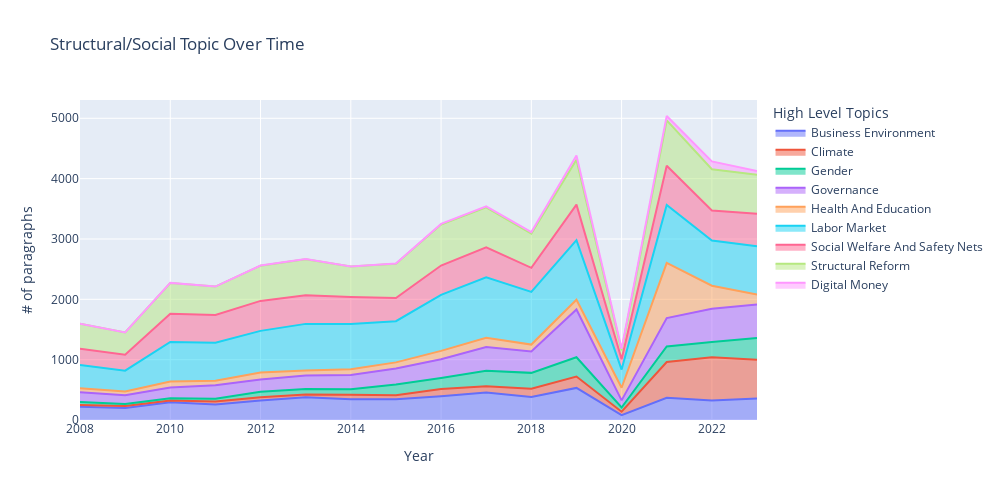

The code cell stored with this chart in its notebook:
### Code cell
def time_series_level1(collapsed_df,title='Structural/Social Topic Over Time'):
    fig = px.area(collapsed_df, 
                x="Year", 
                y="File_Name", 
                color="level_1", 
                line_group="level_1",
                height=500,
                width=1000,
                title=title,
                )
    fig.update_layout(legend=dict(
                                title=dict(
                                    text='High Level Topics',
                                    font=dict(size=14)  # Optional: set the font size
                                ),),
                        yaxis_title='# of paragraphs'
        
                        )
    return fig

fig = time_series_level1(collapsed_df,title='Structural/Social Topic Over Time')
fig.write_image(os.path.join(chats_out_folder,"TimeSeries_AIV_Topic_counts_Structural.png"))
fig.write_html(os.path.join(chats_out_folder,"TimeSeries_AIV_Topic_counts_Structural.html"))
fig.show()

### Figure 1 — Plotly figure (JSON) as saved in the notebook; plotly's stock layout.template omitted (floating-point values rounded to 4 significant figures)
{"data": [{"fillpattern": {"shape": ""}, "hovertemplate": "level_1=Business Environment<br>Year=%{x}<br>File_Name=%{y}<extra></extra>", "legendgroup": "Business Environment", "line": {"color": "#636efa"}, "marker": {"symbol": "circle"}, "mode": "lines", "name": "Business Environment", "orientation": "v", "showlegend": true, "stackgroup": "1", "type": "scatter", "x": [2008, 2009, 2010, 2011, 2012, 2013, 2014, 2015, 2016, 2017, 2018, 2019, 2020, 2021, 2022, 2023], "xaxis": "x", "y": [221, 198, 293, 258, 323, 379, 343, 345, 395, 454, 382, 532, 79, 368, 325, 356], "yaxis": "y"}, {"fillpattern": {"shape": ""}, "hovertemplate": "level_1=Climate<br>Year=%{x}<br>File_Name=%{y}<extra></extra>", "legendgroup": "Climate", "line": {"color": "#EF553B"}, "marker": {"symbol": "circle"}, "mode": "lines", "name": "Climate", "orientation": "v", "showlegend": true, "stackgroup": "1", "type": "scatter", "x": [2008, 2009, 2010, 2011, 2012, 2013, 2014, 2015, 2016, 2017, 2018, 2019, 2020, 2021, 2022, 2023], "xaxis": "x", "y": [29, 36, 29, 49, 54, 45, 75, 65, 119, 105, 136, 189, 59, 593, 715, 641], "yaxis": "y"}, {"fillpattern": {"shape": ""}, "hovertemplate": "level_1=Gender<br>Year=%{x}<br>File_Name=%{y}<extra></extra>", "legendgroup": "Gender", "line": {"color": "#00cc96"}, "marker": {"symbol": "circle"}, "mode": "lines", "name": "Gender", "orientation": "v", "showlegend": true, "stackgroup": "1", "type": "scatter", "x": [2008, 2009, 2010, 2011, 2012, 2013, 2014, 2015, 2016, 2017, 2018, 2019, 2020, 2021, 2022, 2023], "xaxis": "x", "y": [49, 30, 40, 44, 91, 91, 91, 180, 182, 257, 263, 319, 69, 257, 253, 361], "yaxis": "y"}, {"fillpattern": {"shape": ""}, "hovertemplate": "level_1=Governance<br>Year=%{x}<br>File_Name=%{y}<extra></extra>", "legendgroup": "Governance", "line": {"color": "#ab63fa"}, "marker": {"symbol": "circle"}, "mode": "lines", "name": "Governance", "orientation": "v", "showlegend": true, "stackgroup": "1", "type": "scatter", "x": [2008, 2009, 2010, 2011, 2012, 2013, 2014, 2015, 2016, 2017, 2018, 2019, 2020, 2021, 2022, 2023], "xaxis": "x", "y": [162, 147, 178, 223, 204, 222, 237, 263, 311, 393, 353, 792, 118, 470, 551, 558], "yaxis": "y"}, {"fillpattern": {"shape": ""}, "hovertemplate": "level_1=Health And Education<br>Year=%{x}<br>File_Name=%{y}<extra></extra>", "legendgroup": "Health And Education", "line": {"color": "#FFA15A"}, "marker": {"symbol": "circle"}, "mode": "lines", "name": "Health And Education", "orientation": "v", "showlegend": true, "stackgroup": "1", "type": "scatter", "x": [2008, 2009, 2010, 2011, 2012, 2013, 2014, 2015, 2016, 2017, 2018, 2019, 2020, 2021, 2022, 2023], "xaxis": "x", "y": [66, 62, 99, 76, 114, 85, 97, 102, 139, 153, 116, 161, 210, 915, 382, 163], "yaxis": "y"}, {"fillpattern": {"shape": ""}, "hovertemplate": "level_1=Labor Market<br>Year=%{x}<br>File_Name=%{y}<extra></extra>", "legendgroup": "Labor Market", "line": {"color": "#19d3f3"}, "marker": {"symbol": "circle"}, "mode": "lines", "name": "Labor Market", "orientation": "v", "showlegend": true, "stackgroup": "1", "type": "scatter", "x": [2008, 2009, 2010, 2011, 2012, 2013, 2014, 2015, 2016, 2017, 2018, 2019, 2020, 2021, 2022, 2023], "xaxis": "x", "y": [385, 345, 654, 632, 691, 771, 746, 682, 929, 1001, 872, 988, 300, 961, 749, 799], "yaxis": "y"}, {"fillpattern": {"shape": ""}, "hovertemplate": "level_1=Social Welfare And Safety Nets<br>Year=%{x}<br>File_Name=%{y}<extra></extra>", "legendgroup": "Social Welfare And Safety Nets", "line": {"color": "#FF6692"}, "marker": {"symbol": "circle"}, "mode": "lines", "name": "Social Welfare And Safety Nets", "orientation": "v", "showlegend": true, "stackgroup": "1", "type": "scatter", "x": [2008, 2009, 2010, 2011, 2012, 2013, 2014, 2015, 2016, 2017, 2018, 2019, 2020, 2021, 2022, 2023], "xaxis": "x", "y": [268, 265, 466, 460, 497, 475, 450, 383, 485, 498, 400, 588, 172, 649, 497, 542], "yaxis": "y"}, {"fillpattern": {"shape": ""}, "hovertemplate": "level_1=Structural Reform<br>Year=%{x}<br>File_Name=%{y}<extra></extra>", "legendgroup": "Structural Reform", "line": {"color": "#B6E880"}, "marker": {"symbol": "circle"}, "mode": "lines", "name": "Structural Reform", "orientation": "v", "showlegend": true, "stackgroup": "1", "type": "scatter", "x": [2008, 2009, 2010, 2011, 2012, 2013, 2014, 2015, 2016, 2017, 2018, 2019, 2020, 2021, 2022, 2023], "xaxis": "x", "y": [416, 369, 511, 469, 583, 595, 505, 570, 678, 664, 568, 744, 147, 752, 683, 644], "yaxis": "y"}, {"fillpattern": {"shape": ""}, "hovertemplate": "level_1=Digital Money<br>Year=%{x}<br>File_Name=%{y}<extra></extra>", "legendgroup": "Digital Money", "line": {"color": "#FF97FF"}, "marker": {"symbol": "circle"}, "mode": "lines", "name": "Digital Money", "orientation": "v", "showlegend": true, "stackgroup": "1", "type": "scatter", "x": [2010, 2012, 2013, 2014, 2015, 2016, 2017, 2018, 2019, 2020, 2021, 2022, 2023], "xaxis": "x", "y": [2, 2, 6, 1, 5, 12, 17, 25, 70, 26, 73, 130, 64], "yaxis": "y"}], "layout": {"height": 500, "legend": {"title": {"font": {"size": 14}, "text": "High Level Topics"}, "tracegroupgap": 0}, "title": {"text": "Structural/Social Topic Over Time"}, "width": 1000, "xaxis": {"anchor": "y", "domain": [0, 1], "title": {"text": "Year"}}, "yaxis": {"anchor": "x", "domain": [0, 1], "title": {"text": "# of paragraphs"}}}}
